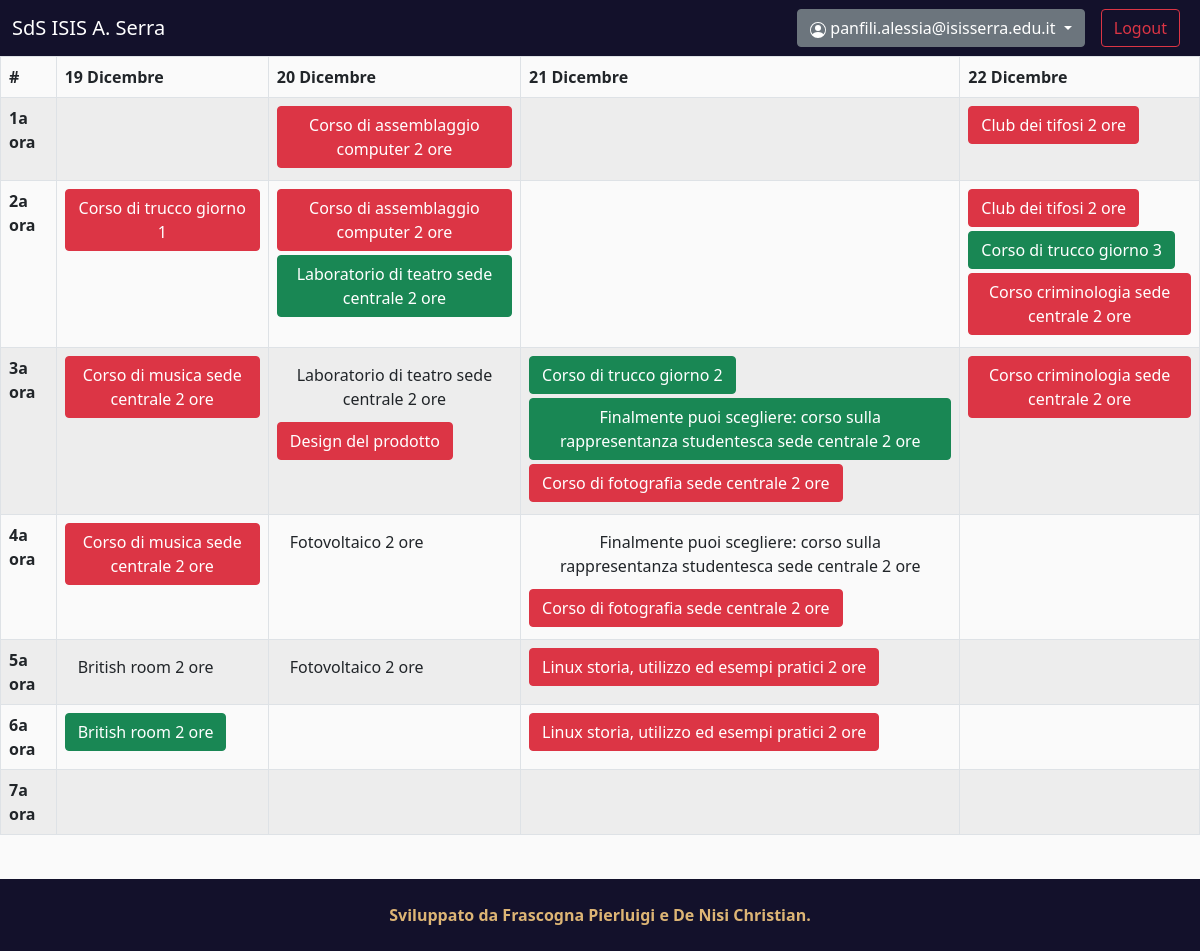
The page /attivita (signed in) on the database its author committed.
### models.py (models this page shows, shortened)
class User(UserMixin, db.Model, Base):
    __tablename__ = "utenti"
    id = db.Column(db.Integer, primary_key=True)
    email = db.Column(db.String(80), nullable=False, unique=True)
    password = db.Column(db.String(80), nullable=False) # Password sha256(64)
    id_classe = db.Column(db.Integer, db.ForeignKey('classi.id'), nullable=False)
    classe = relationship("Classe", back_populates="utenti")
    utenti_attivita = relationship("ConjUA", back_populates="utente")

class ConjAO(db.Model, Base):
    __tablename__ = "attivita_orari"
    id = db.Column(db.Integer, primary_key=True)
    id_attivita = db.Column(db.Integer, db.ForeignKey('attivita.id'), nullable=False)
    id_orario = db.Column(db.Integer, db.ForeignKey('orari.id'), nullable=False)
    attivita = relationship("Attivita", back_populates="attivita_orari")
    orario = relationship("Orario", back_populates="attivita_orari")
    utenti_attivita = relationship("ConjUA", back_populates="attivita_orario")

class Attivita(db.Model, Base):
    __tablename__ = "attivita"
    id = db.Column(db.Integer, primary_key=True)
    id_aula = db.Column(db.Integer, db.ForeignKey('aule.id'), nullable=False)
    nome = db.Column(db.String(80), nullable=False, unique=True)
    descrizione = db.Column(db.String(100), nullable=False)
    responsabile = db.Column(db.String(50), nullable=False)
    num_iscritti = db.Column(db.Integer, nullable=False, default=0)
    aula = relationship("Aula", back_populates="attivita")
    attivita_orari = relationship("ConjAO", back_populates="attivita")

### views/dashboard.py (the view)
@dashboard.route("/attivita", methods=('GET', 'POST'))
@login_required
def activities():
    orario=[[[], [], [], [], [], [], []],
            [[], [], [], [], [], [], []],
            [[], [], [], [], [], [], []],
            [[], [], [], [], [], [], []]] # Chri mi spiace per l'ineleganza ma purtroppo dovevo necessariamente fare questa matrice perché sennò jinja impazziva
    giorni = {19:0, 20:1, 21:2, 22:3} # Dizionario che restituisce l'indice dei giorni della matrice in base al giorno del mese
    attivita_query = """SELECT orari.giorno, orari.ora, attivita_orari.id AS id_attivita, attivita.nome, attivita.descrizione, attivita.responsabile, attivita.num_iscritti, aule.denominazione AS nome_lab, aule.num_posti AS num_posti_aula
        FROM orari, attivita_orari, attivita, aule, classi, utenti
        WHERE orari.id=attivita_orari.id_orario
            AND attivita_orari.id_attivita=attivita.id
            AND attivita.id_aula=aule.id
            AND aule.centrale_succursale=classi.centrale_succursale
            AND classi.id=utenti.id_classe
            AND utenti.id=""" + "'" + str(current_user.id) + "'"
    attivita_result = execute_query(attivita_query).all() # Restituisce una tupla ([0]giornoDelMese,
    attivitaXutenti_query = """SELECT orari.giorno, orari.ora, attivita_orari.id AS id_attivita, attivita.nome, attivita.descrizione, attivita.responsabile, attivita.num_iscritti, aule.denominazione AS nome_lab, aule.num_posti AS num_posti_aula
        FROM orari, attivita, attivita_orari, utenti_attivita, utenti, aule
        WHERE orari.id=attivita_orari.id_orario
            AND aule.id=attivita.id_aula
            AND attivita.id=attivita_orari.id_attivita
            AND attivita_orari.id=utenti_attivita.id_attivita_orario
            AND utenti_attivita.id_utente=utenti.id
            AND utenti.id=""" + "'" + str(current_user.id) + "'"
    attivitaXutenti_result = execute_query(attivitaXutenti_query).all() # Restituisce una tupla ([0]giornoDelMese,
    for attivita in attivita_result:
        giorno = giorni[attivita[0]]
        ora = (attivita[1])-1
        subscribed = 0
        for utenti_attivita in attivitaXutenti_result:
            attId_attivita = (utenti_attivita[2])
            if attId_attivita == attivita[2]:
                subscribed = 1
        orario[giorno][ora].append({
            "id_attivita" : attivita[2],
            "nome_attivita" : attivita[3],
            "descrizione" : attivita[4],
            "responsabile" : attivita[5],
            "num_iscritti" : attivita[6],
            "nome_lab" : attivita[7],
            "num_posti" : attivita[8],
            "iscritto" : subscribed
        }) # Aggiunge l'attività al vettore
    return render_template("attivita.html", user=current_user.email, orario=orario)

### __init__.py (called while the page is built)
def create_app():
    app = Flask(__name__)
    login_manager = LoginManager()
    login_manager.login_view = 'auth.login'
    login_manager.init_app(app)
    app.config.from_object(Production)
    db.init_app(app)
    app.register_blueprint(main)
    app.register_blueprint(auth)
    app.register_blueprint(dashboard)
    @login_manager.user_loader
    def load_user(user_id):
        return User.query.get(int(user_id))
    return app

### models.py (called while the page is built)
def execute_query(sqlraw):
    db_conn = engine.create_engine("sqlite:////home/SettimanadelloStudenteSerra/settimana_dello_studente_serra/db.sqlite3")
    db_conn.connect()
    query_result = db_conn.execute(sqlraw)
    db_conn.connect().close
    return query_result

### templates/attivita.html (shortened to what this page needs)
{% extends 'default.html' %}
{% block content %}
    <link rel="stylesheet" href="/static/CSS/attivita.css">
    <div class="table-responsive">
        <table class="table table-bordered table-striped">
            <thead>
                <tr>
                    <th scope="col">#</th>
                    <th scope="col">19 Dicembre</th>
                    <th scope="col">20 Dicembre</th>
                    <th scope="col">21 Dicembre</th>
                    <th scope="col">22 Dicembre</th>
                </tr>
            </thead>
            <tbody>
                {% for row in range(7) %}
                    <tr>
                        <th scope="row">{{row+1}}a ora</th>
                        {% for col in range(4) %}
                            {% if orario[col][row] != 0 %}
                                <td scope="col">
                                    {% for attivita in orario[col][row] %}
                                        <button type="button" class="btn btn-outline mb-1 {{ 'btn-success' if attivita['iscritto'] else '' }} {{ 'btn-danger' if not attivita['iscritto'] and attivita['num_iscritti']>=attivita['num_posti'] else '' }}" data-bs-toggle="modal" data-bs-target="#activityModal"
                                            data-bs-id="{{ attivita['id_attivita'] }}"
                                            data-bs-nome="{{ attivita['nome_attivita'] }}"
                                            data-bs-descr="{{ attivita['descrizione'] }}"
                                            data-bs-resp="{{ attivita['responsabile'] }}"
                                            data-bs-aula="{{ attivita['nome_lab'] }}"
                                            data-bs-num_posti="{{ attivita['num_posti'] }}"
                                            data-bs-num_iscritti="{{ attivita['num_iscritti'] }}"
                                            data-bs-iscritto="{{ attivita['iscritto'] }}">
                                            {{ attivita["nome_attivita"] }}
                                        </button> <br>
                                    {% endfor %}
                                </td>
                            {% else %}
                                <td scope="col"></td>
                            {% endif %}
                        {% endfor %}
                    </tr>
                {% endfor %}
            </tbody>
        </table>
    </div>
{% endblock %}

### templates/default.html (shortened to what this page needs)
<!DOCTYPE html>
<html lang="it">
<head>
    <link rel="stylesheet" href="/static/CSS/bootstrap.min.css">
    <link rel="stylesheet" href="/static/CSS/default.css">
</head>
<body style="padding-bottom: 100px;">
    <nav class="navbar navbar-expand-lg navbar-dark navbar-custom">
        <div class="container-fluid">
            <a class="navbar-brand" href="{{ url_for('main.index') }}">
                SdS ISIS A. Serra
            </a>
            <div class="collapse navbar-collapse justify-content-end" id="navbarSupportedContent">
                <ul class="navbar-nav">
                    {% if user %}
                        <li class="nav-item">
                            <div class="dropdown mx-2">
                                <a class="btn btn-secondary dropdown-toggle" href="#" role="button" id="dropdownMenuLink" data-bs-toggle="dropdown" aria-expanded="false">
                                    {{ user }}
                                </a>
                            </div>
                        </li>
                        <li class="nav-item mbtn">
                            <div class="mbtn mx-2">
                                <a class="btn btn-outline-danger" href="{{ url_for('auth.logout') }}" role="button">Logout</a>
                            </div>
                        </li>
                    {% endif %}
                </ul>
            </div>
        </div>
    </nav>
    {% block content %}{% endblock %}
    <footer>
        <div class="footer-bottom">
            <p class="footer-bottom-text">
                <strong>Sviluppato da
                <a class="footer-bottom-text text-decoration-none" href="https://www.instagram.com/pierluigifrascogna/">
                    Frascogna Pierluigi
                </a>
                e
                <a class="footer-bottom-text text-decoration-none" href="https://www.instagram.com/_christiandenisi_/">
                    De Nisi Christian.
                </a></strong>
            </p>
        </div>
    </footer>
</body>
</html>

### static/CSS/default.css (style rules this page uses)
body { margin: 0; background-color: rgb(250, 250, 250); }
.navbar-custom { background-color: #13112b; }
footer { position: fixed; bottom: 0; left: 0; width: 100vw; height: 9vh; display: flex; justify-content: center; align-items: center; }
.footer-bottom { height: 100%; width: 100%; background-color: #13112b; display: flex; align-items: center; justify-content: center; padding-left: 10px; padding-right: 10px; }
.footer-bottom-text { padding: 0; margin: 0; color: #ddb575; }

### rows shown on the page
User: email "panfili.alessia@isisserra.edu.it"
ConjAO: nome_attivita "Corso di assemblaggio computer 2 ore"
ConjAO: nome_attivita "Club dei tifosi 2 ore"
ConjAO: nome_attivita "Corso di trucco giorno 1"
ConjAO: nome_attivita "Corso di assemblaggio computer 2 ore"
ConjAO: nome_attivita "Laboratorio di teatro sede centrale 2 ore"
ConjAO: nome_attivita "Club dei tifosi 2 ore"
ConjAO: nome_attivita "Corso di trucco giorno 3"
ConjAO: nome_attivita "Corso criminologia sede centrale 2 ore"
ConjAO: nome_attivita "Corso di musica sede centrale 2 ore"
ConjAO: nome_attivita "Laboratorio di teatro sede centrale 2 ore"
ConjAO: nome_attivita "Design del prodotto"
ConjAO: nome_attivita "Corso di trucco giorno 2"
ConjAO: nome_attivita "Finalmente puoi scegliere: corso sulla rappresentanza studentesca sede centrale 2 ore"
ConjAO: nome_attivita "Corso di fotografia sede centrale 2 ore"
ConjAO: nome_attivita "Corso criminologia sede centrale 2 ore"
ConjAO: nome_attivita "Corso di musica sede centrale 2 ore"
ConjAO: nome_attivita "Fotovoltaico 2 ore"
ConjAO: nome_attivita "Finalmente puoi scegliere: corso sulla rappresentanza studentesca sede centrale 2 ore"
ConjAO: nome_attivita "Corso di fotografia sede centrale 2 ore"
ConjAO: nome_attivita "British room 2 ore"
ConjAO: nome_attivita "Fotovoltaico 2 ore"
ConjAO: nome_attivita "Linux storia, utilizzo ed esempi pratici 2 ore"
ConjAO: nome_attivita "British room 2 ore"
ConjAO: nome_attivita "Linux storia, utilizzo ed esempi pratici 2 ore"

### other values the page prints
{{ row+1 }} "1" "2" "3" "4" "5" "6" "7"
